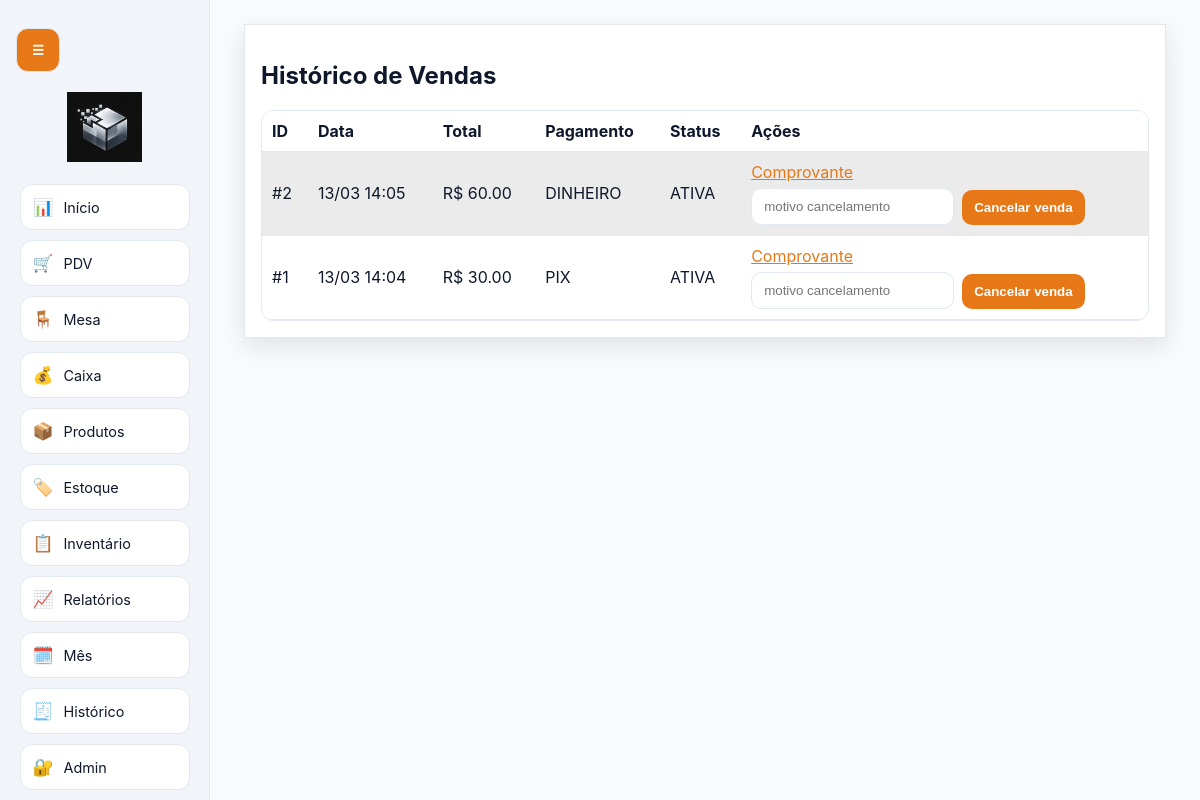
/sales (signed in), run on the app's committed database.
### tables this page shows
CREATE TABLE system_settings (
            key TEXT PRIMARY KEY,
            value TEXT NOT NULL
        );

CREATE TABLE sales (
            id INTEGER PRIMARY KEY AUTOINCREMENT,
            created_at TEXT NOT NULL,
            subtotal REAL NOT NULL,
            discount REAL NOT NULL,
            total REAL NOT NULL,
            payment_method TEXT NOT NULL,
            status TEXT NOT NULL DEFAULT 'ACTIVE',
            cancellation_reason TEXT,
            cash_session_id INTEGER,
            FOREIGN KEY(cash_session_id) REFERENCES cash_sessions(id)
        );

### app.py (the view)
@app.route("/sales")
def sales_history():
    redirect_resp = require_login()
    if redirect_resp:
        return redirect_resp
    db = get_db()
    sales = db.execute("SELECT * FROM sales ORDER BY id DESC LIMIT 100").fetchall()
    return render_template("sales_history.html", sales=sales, payment_methods=PAYMENT_METHODS)

### app.py (called while the page is built, shortened)
def get_db() -> sqlite3.Connection:
    if "db" not in g:
        conn = sqlite3.connect(DB_PATH)
        conn.row_factory = sqlite3.Row
        conn.execute("PRAGMA foreign_keys = ON")
        g.db = conn
    return g.db

def get_system_name(db: sqlite3.Connection) -> str:
    row = db.execute("SELECT value FROM system_settings WHERE key = 'system_name'").fetchone()
    return row["value"] if row else "Quadrinhas Drinks Vendas"

def get_setting(db: sqlite3.Connection, key: str, default: str = "") -> str:
    row = db.execute("SELECT value FROM system_settings WHERE key = ?", (key,)).fetchone()
    return row["value"] if row else default

def maybe_run_daily_backup() -> None:
    db = get_db()
    if get_setting(db, "backup_enabled", "1") != "1":
        return
    today = datetime.now().strftime("%Y-%m-%d")
    last_run = get_setting(db, "backup_last_run_date", "")
    if last_run == today:
        return
    keep_days = int(get_setting(db, "backup_keep_days", "30") or "30")
    create_backup_archive()
    cleanup_old_backups(keep_days)
    set_setting(db, "backup_last_run_date", today)
    db.commit()

def user_allowed_tabs(user: sqlite3.Row | None) -> set[str]:
    if not user:
        return set()
    if user["role"] == "ADMIN":
        return set(DEFAULT_USER_TABS)
    return parse_allowed_tabs(user["allowed_tabs"])

def require_tab_access(tab_key: str):
    redirect_resp = require_login()
    if redirect_resp:
        return redirect_resp
    user = get_current_user()
    if not user:
        flash("Sessão inválida. Faça login novamente.", "warning")
        return redirect(url_for("login"))
    if user["role"] == "ADMIN":
        return None

def require_login():
    if "user_id" not in session:
        flash("Faça login para acessar o sistema.", "warning")
        return redirect(url_for("login"))
    user = get_current_user()
    if not user:
        session.clear()
        flash("Sessão inválida. Faça login novamente.", "warning")
        return redirect(url_for("login"))
    return None

def get_current_user() -> sqlite3.Row | None:
    if "current_user" in g:
        return g.current_user
    uid = session.get("user_id")
    if not uid:
        g.current_user = None
        return None
    g.current_user = get_db().execute("SELECT * FROM users WHERE id = ?", (uid,)).fetchone()
    return g.current_user

def is_user_blocked(user: sqlite3.Row) -> bool:
    if user["role"] == "ADMIN":
        return False

### templates/sales_history.html
{% extends 'base.html' %}
{% block content %}
<section class="card">
  <h2>Histórico de Vendas</h2>
  <table><tr><th>ID</th><th>Data</th><th>Total</th><th>Pagamento</th><th>Status</th><th>Ações</th></tr>
    {% for s in sales %}
      <tr>
        <td>#{{ s['id'] }}</td><td>{{ s['created_at']|fmt_dt }}</td><td>R$ {{ '%.2f'|format(s['total']) }}</td><td>{{ s['payment_method'] }}</td><td>{{ s['status']|label_status }}</td>
        <td>
          <a href="{{ url_for('sale_receipt', sale_id=s['id']) }}">Comprovante</a>
          {% if s['status'] == 'ACTIVE' %}
          <form method="post" action="{{ url_for('cancel_sale', sale_id=s['id']) }}" class="inline">
            <input name="reason" placeholder="motivo cancelamento" required>
            <button>Cancelar venda</button>
          </form>
          {% endif %}
        </td>
      </tr>
    {% else %}
      <tr><td colspan="6">Nenhuma venda registrada ainda.</td></tr>
    {% endfor %}
  </table>
</section>
{% endblock %}

### templates/base.html (shortened to what this page needs)
<!doctype html>
<html lang="pt-BR">
<head>
  <link rel="stylesheet" href="{{ url_for('static', filename='style.css', v=asset_version) }}">
</head>
<body class="light-theme">
  {% if session.get('user_id') %}
  <button id="menu-toggle" class="menu-toggle" type="button" aria-label="Abrir ou fechar menu">☰</button>
  <aside id="side-menu" class="side-menu">
    <div class="menu-header">
      <img src="{{ url_for('static', filename=logo_path) }}" alt="Logo da loja" class="store-logo" onerror="this.style.display='none';this.nextElementSibling.style.display='block';">
    </div>
    <nav class="menu-nav">
      {% if is_admin or 'dashboard' in allowed_tabs %}
      <a href="{{ url_for('dashboard') }}" title="Início"><span>📊</span><small>Início</small></a>
      {% endif %}
      {% if is_admin or 'pdv' in allowed_tabs %}
      <a href="{{ url_for('pdv') }}" title="PDV"><span>🛒</span><small>PDV</small></a>
      {% endif %}
      {% if is_admin or 'mesa' in allowed_tabs %}
      <a href="{{ url_for('mesa') }}" title="Mesa"><span>🪑</span><small>Mesa</small></a>
      {% endif %}
      {% if is_admin or 'cash' in allowed_tabs %}
      <a href="{{ url_for('cash') }}" title="Caixa"><span>💰</span><small>Caixa</small></a>
      {% endif %}
      {% if is_admin or 'products' in allowed_tabs %}
      <a href="{{ url_for('products') }}" title="Produtos"><span>📦</span><small>Produtos</small></a>
      {% endif %}
      {% if is_admin or 'stock' in allowed_tabs %}
      <a href="{{ url_for('stock') }}" title="Estoque"><span>🏷️</span><small>Estoque</small></a>
      {% endif %}
      {% if is_admin or 'inventory' in allowed_tabs %}
      <a href="{{ url_for('inventory') }}" title="Inventário"><span>📋</span><small>Inventário</small></a>
      {% endif %}
      {% if is_admin or 'reports' in allowed_tabs %}
      <a href="{{ url_for('reports') }}" title="Relatórios"><span>📈</span><small>Relatórios</small></a>
      {% endif %}
      {% if is_admin or 'monthly' in allowed_tabs %}
      <a href="{{ url_for('monthly_management') }}" title="Gerenciar mês"><span>🗓️</span><small>Mês</small></a>
      {% endif %}
      {% if is_admin or 'sales' in allowed_tabs %}
      <a href="{{ url_for('sales_history') }}" title="Histórico"><span>🧾</span><small>Histórico</small></a>
      {% endif %}
      {% if is_admin %}
      <a href="{{ url_for('admin_users') }}" title="Admin"><span>🔐</span><small>Admin</small></a>
      {% endif %}
    </nav>
  </aside>
  {% endif %}
  <main class="app-main {% if session.get('user_id') %}with-sidebar{% endif %}">
    {% block content %}{% endblock %}
  </main>
</body>
</html>

### static/style.css (style rules this page uses)
body { --bg: #F8FAFC; --surface: #FFFFFF; --surface-2: #FFFFFF; --sidebar: #F1F5F9; --text: #0F172A; --muted: #64748B; --primary: #e67817; --primary-hover: #cf6510; --success: #d8f5e1; --danger: #ffdfe5; --warning: #fff1cb; --border: #E2E8F0; --link: #e67817; --shadow: 0 8px 22px rgba(15, 23, 42, 0.10); }
* { box-sizing: border-box; }
body { font-family: Inter, Segoe UI, Roboto, Arial, sans-serif; background: var(--bg); color: var(--text); margin: 0; min-height: 100vh; }
body.light-theme { background: var(--bg); }
.menu-toggle { position: fixed; top: 22px; left: 16px; z-index: 30; width: 44px; height: 44px; border-radius: 12px; border: 1px solid var(--border); background: var(--primary); color: #fff; cursor: pointer; }
.side-menu { position: fixed; top: 0; left: 0; width: 210px; height: 100vh; background: var(--sidebar); border-right: 1px solid var(--border); display: flex; flex-direction: column; padding: 14px 10px; gap: 14px; align-items: center; transition: transform 0.25s ease; z-index: 20; }
body.light-theme .side-menu { background: var(--sidebar); }
.store-logo { width: 120px; max-height: 70px; object-fit: contain; display: block; margin: 78px auto 8px; }
.menu-nav { display: grid; gap: 10px; justify-items: center; margin: auto 0; }
.menu-nav a { width: 170px; min-height: 46px; display: flex; align-items: center; justify-content: flex-start; gap: 10px; padding: 8px 12px; font-size: 1.05rem; border-radius: 12px; border: 1px solid var(--border); background: var(--surface); color: var(--text); text-decoration: none; }
.menu-nav a small { font-size: 0.9rem; color: var(--text); }
.app-main { width: min(1200px, 100%); margin: 0 auto; padding: clamp(12px, 2.4vw, 24px); }
.app-main.with-sidebar { margin-left: 220px; width: calc(100% - 230px); }
.card { background: var(--surface); border: 1px solid var(--border); border-radius: var(--radius); padding: 16px; margin-bottom: 14px; box-shadow: var(--shadow); }
body.light-theme .card { background: var(--surface); }
table { width: 100%; border-collapse: separate; border-spacing: 0; border: 1px solid var(--border); border-radius: 12px; overflow: hidden; }
th, td { border-bottom: 1px solid var(--border); padding: 10px; text-align: left; }
th { background: var(--surface); color: var(--text); }
body.light-theme th { background: var(--surface); color: var(--text); }
tr:nth-child(even) td { background: color-mix(in srgb, var(--surface) 92%, #000 8%); }
input, select, button { width: 100%; margin-top: 6px; padding: 10px 12px; border-radius: 10px; border: 1px solid var(--border); background: var(--surface); color: var(--text); }
body.light-theme input, body.light-theme select, body.light-theme button { background: var(--surface); }
button { cursor: pointer; background: var(--primary); border: none; font-weight: 600; color: #fff; }
body.light-theme button { background: var(--primary); color: #fff; }
.inline { display: flex; gap: 8px; align-items: end; flex-wrap: wrap; }
.inline input, .inline button { width: auto; }
a { color: var(--link); }
.menu-nav a { box-shadow: inset 0 0 0 1px rgba(255,255,255,0.02); }
.card { backdrop-filter: blur(4px); }

### data on the page
system_settings: value (picture)
sales: id "2", created_at|fmt_dt "13/03 14:05", total "60.00", payment_method "DINHEIRO", status|label_status "ATIVA"
sales: id "1", created_at|fmt_dt "13/03 14:04", total "30.00", payment_method "PIX", status|label_status "ATIVA"
